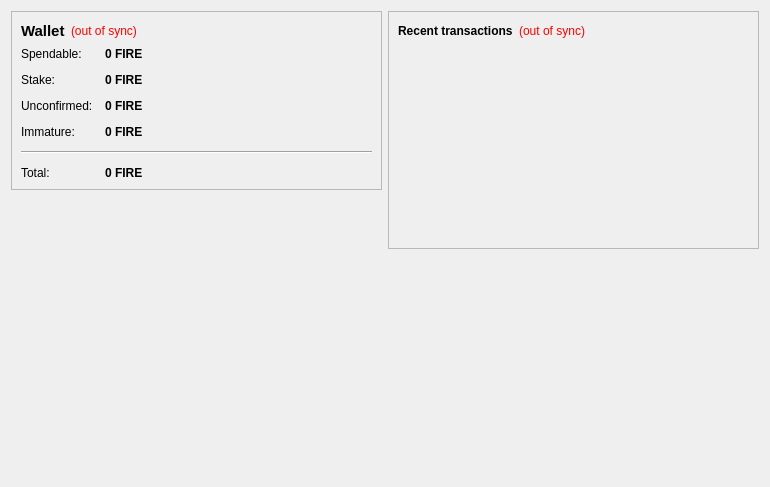
<?xml version="1.0" encoding="UTF-8"?>
<ui version="4.0">
 <class>OverviewPage</class>
 <widget class="QWidget" name="OverviewPage">
  <property name="geometry">
   <rect>
    <x>0</x>
    <y>0</y>
    <width>770</width>
    <height>487</height>
   </rect>
  </property>
  <property name="windowTitle">
   <string>Form</string>
  </property>
  <layout class="QHBoxLayout" name="horizontalLayout" stretch="1,1">
   <item>
    <layout class="QVBoxLayout" name="verticalLayout_2">
     <item>
      <widget class="QFrame" name="frame">
       <property name="frameShape">
        <enum>QFrame::StyledPanel</enum>
       </property>
       <property name="frameShadow">
        <enum>QFrame::Raised</enum>
       </property>
       <layout class="QVBoxLayout" name="verticalLayout_4">
        <item>
         <layout class="QHBoxLayout" name="horizontalLayout_4">
          <item>
           <widget class="QLabel" name="label_5">
            <property name="font">
             <font>
              <pointsize>11</pointsize>
              <weight>75</weight>
              <bold>true</bold>
             </font>
            </property>
            <property name="text">
             <string>Wallet</string>
            </property>
           </widget>
          </item>
          <item>
           <widget class="QLabel" name="labelWalletStatus">
            <property name="toolTip">
             <string>The displayed information may be out of date. Your wallet automatically synchronizes with the DinosaurCoin network after a connection is established, but this process has not completed yet.</string>
            </property>
            <property name="styleSheet">
             <string notr="true">QLabel { color: red; }</string>
            </property>
            <property name="text">
             <string notr="true">(out of sync)</string>
            </property>
            <property name="alignment">
             <set>Qt::AlignLeading|Qt::AlignLeft|Qt::AlignVCenter</set>
            </property>
           </widget>
          </item>
          <item>
           <spacer name="horizontalSpacer_2">
            <property name="orientation">
             <enum>Qt::Horizontal</enum>
            </property>
            <property name="sizeHint" stdset="0">
             <size>
              <width>40</width>
              <height>20</height>
             </size>
            </property>
           </spacer>
          </item>
         </layout>
        </item>
        <item>
         <layout class="QFormLayout" name="formLayout_2">
          <property name="fieldGrowthPolicy">
           <enum>QFormLayout::AllNonFixedFieldsGrow</enum>
          </property>
          <property name="horizontalSpacing">
           <number>12</number>
          </property>
          <property name="verticalSpacing">
           <number>12</number>
          </property>
          <item row="0" column="0">
           <widget class="QLabel" name="label">
            <property name="text">
             <string>Spendable:</string>
            </property>
           </widget>
          </item>
          <item row="0" column="1">
           <widget class="QLabel" name="labelBalance">
            <property name="font">
             <font>
              <weight>75</weight>
              <bold>true</bold>
             </font>
            </property>
            <property name="cursor">
             <cursorShape>IBeamCursor</cursorShape>
            </property>
            <property name="toolTip">
             <string>Your current spendable balance</string>
            </property>
            <property name="text">
             <string notr="true">0 FIRE</string>
            </property>
            <property name="textInteractionFlags">
             <set>Qt::LinksAccessibleByMouse|Qt::TextSelectableByKeyboard|Qt::TextSelectableByMouse</set>
            </property>
           </widget>
          </item>
          <item row="1" column="0">
           <widget class="QLabel" name="label_6">
            <property name="text">
             <string>Stake:</string>
            </property>
           </widget>
          </item>
          <item row="1" column="1">
           <widget class="QLabel" name="labelStake">
            <property name="font">
             <font>
              <weight>75</weight>
              <bold>true</bold>
             </font>
            </property>
            <property name="cursor">
             <cursorShape>IBeamCursor</cursorShape>
            </property>
            <property name="toolTip">
             <string>Total of coins that was staked, and do not yet count toward the current balance</string>
            </property>
            <property name="text">
             <string notr="true">0 FIRE</string>
            </property>
            <property name="textInteractionFlags">
             <set>Qt::LinksAccessibleByMouse|Qt::TextSelectableByKeyboard|Qt::TextSelectableByMouse</set>
            </property>
           </widget>
          </item>
          <item row="2" column="0">
           <widget class="QLabel" name="label_3">
            <property name="text">
             <string>Unconfirmed:</string>
            </property>
           </widget>
          </item>
          <item row="2" column="1">
           <widget class="QLabel" name="labelUnconfirmed">
            <property name="font">
             <font>
              <weight>75</weight>
              <bold>true</bold>
             </font>
            </property>
            <property name="cursor">
             <cursorShape>IBeamCursor</cursorShape>
            </property>
            <property name="toolTip">
             <string>Total of transactions that have yet to be confirmed, and do not yet count toward the current balance</string>
            </property>
            <property name="text">
             <string notr="true">0 FIRE</string>
            </property>
            <property name="textInteractionFlags">
             <set>Qt::LinksAccessibleByMouse|Qt::TextSelectableByKeyboard|Qt::TextSelectableByMouse</set>
            </property>
           </widget>
          </item>
          <item row="3" column="0">
           <widget class="QLabel" name="labelImmatureText">
            <property name="text">
             <string>Immature:</string>
            </property>
           </widget>
          </item>
          <item row="3" column="1">
           <widget class="QLabel" name="labelImmature">
            <property name="font">
             <font>
              <weight>75</weight>
              <bold>true</bold>
             </font>
            </property>
            <property name="toolTip">
             <string>Mined balance that has not yet matured</string>
            </property>
            <property name="text">
             <string notr="true">0 FIRE</string>
            </property>
            <property name="textInteractionFlags">
             <set>Qt::LinksAccessibleByMouse|Qt::TextSelectableByKeyboard|Qt::TextSelectableByMouse</set>
            </property>
           </widget>
          </item>
          <item row="4" column="0" colspan="2">
           <widget class="Line" name="line">
            <property name="orientation">
             <enum>Qt::Horizontal</enum>
            </property>
           </widget>
          </item>
          <item row="5" column="0">
           <widget class="QLabel" name="labelTotalText">
            <property name="text">
             <string>Total:</string>
            </property>
           </widget>
          </item>
          <item row="5" column="1">
           <widget class="QLabel" name="labelTotal">
            <property name="font">
             <font>
              <weight>75</weight>
              <bold>true</bold>
             </font>
            </property>
            <property name="cursor">
             <cursorShape>IBeamCursor</cursorShape>
            </property>
            <property name="toolTip">
             <string>Your current total balance</string>
            </property>
            <property name="text">
             <string notr="true">0 FIRE</string>
            </property>
            <property name="textInteractionFlags">
             <set>Qt::LinksAccessibleByMouse|Qt::TextSelectableByKeyboard|Qt::TextSelectableByMouse</set>
            </property>
           </widget>
          </item>
         </layout>
        </item>
       </layout>
      </widget>
     </item>
     <item>
      <spacer name="verticalSpacer">
       <property name="orientation">
        <enum>Qt::Vertical</enum>
       </property>
       <property name="sizeHint" stdset="0">
        <size>
         <width>20</width>
         <height>40</height>
        </size>
       </property>
      </spacer>
     </item>
     <item>
      <widget class="QLabel" name="label_2">
       <property name="styleSheet">
        <string notr="true">color: #ededed;</string>
       </property>
       <property name="text">
        <string/>
       </property>
       <property name="pixmap">
        <pixmap resource="../bitcoin.qrc">:/icons/techbg</pixmap>
       </property>
       <property name="scaledContents">
        <bool>false</bool>
       </property>
       <property name="margin">
        <number>40</number>
       </property>
       <property name="indent">
        <number>8</number>
       </property>
      </widget>
     </item>
    </layout>
   </item>
   <item>
    <layout class="QVBoxLayout" name="verticalLayout_3">
     <item>
      <widget class="QFrame" name="frame_2">
       <property name="frameShape">
        <enum>QFrame::StyledPanel</enum>
       </property>
       <property name="frameShadow">
        <enum>QFrame::Raised</enum>
       </property>
       <layout class="QVBoxLayout" name="verticalLayout">
        <item>
         <layout class="QHBoxLayout" name="horizontalLayout_2">
          <item>
           <widget class="QLabel" name="label_4">
            <property name="text">
             <string>&lt;b&gt;Recent transactions&lt;/b&gt;</string>
            </property>
           </widget>
          </item>
          <item>
           <widget class="QLabel" name="labelTransactionsStatus">
            <property name="toolTip">
             <string>The displayed information may be out of date. Your wallet automatically synchronizes with the DinosaurCoin network after a connection is established, but this process has not completed yet.</string>
            </property>
            <property name="styleSheet">
             <string notr="true">QLabel { color: red; }</string>
            </property>
            <property name="text">
             <string notr="true">(out of sync)</string>
            </property>
            <property name="alignment">
             <set>Qt::AlignRight|Qt::AlignTrailing|Qt::AlignVCenter</set>
            </property>
           </widget>
          </item>
          <item>
           <spacer name="horizontalSpacer">
            <property name="orientation">
             <enum>Qt::Horizontal</enum>
            </property>
            <property name="sizeHint" stdset="0">
             <size>
              <width>40</width>
              <height>20</height>
             </size>
            </property>
           </spacer>
          </item>
         </layout>
        </item>
        <item>
         <widget class="QListView" name="listTransactions">
          <property name="styleSheet">
           <string notr="true">QListView { background: transparent; }</string>
          </property>
          <property name="frameShape">
           <enum>QFrame::NoFrame</enum>
          </property>
          <property name="verticalScrollBarPolicy">
           <enum>Qt::ScrollBarAlwaysOff</enum>
          </property>
          <property name="horizontalScrollBarPolicy">
           <enum>Qt::ScrollBarAlwaysOff</enum>
          </property>
          <property name="selectionMode">
           <enum>QAbstractItemView::NoSelection</enum>
          </property>
         </widget>
        </item>
       </layout>
      </widget>
     </item>
     <item>
      <spacer name="verticalSpacer_2">
       <property name="orientation">
        <enum>Qt::Vertical</enum>
       </property>
       <property name="sizeHint" stdset="0">
        <size>
         <width>20</width>
         <height>40</height>
        </size>
       </property>
      </spacer>
     </item>
    </layout>
   </item>
  </layout>
 </widget>
 <resources>
  <include location="../bitcoin.qrc"/>
 </resources>
 <connections/>
</ui>
